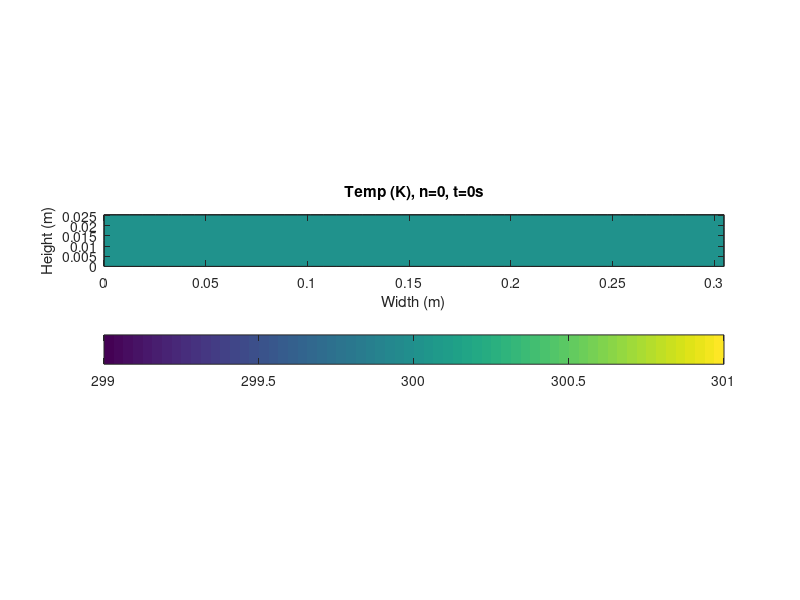

MATLAB code to generate this figure: (Note: this script raises an error after producing the figure.)
k = 16.6; % W/m-K
h = 10; % W/m^2-K
C = 515; % J/kg-K
rho = 7900; % kg/m^3

dx = 0.00635; % m
Lx = 0.3048; % m
Ly = 0.0254; % m

dt = 2.4;

Tinf = 300; % K
Ti = Tinf; 

q = 6098; % W/m^2
Bi = (h*dx)/k;
Fo = (k*dt)/(rho*C*dx.^2);

A = zeros(247); % N246 = Tinf, N247 = q 
A(246,246) = 1;
A(247,247) = 1;
Tp = zeros(247:1); % CONSTANTS MATRIX
for r = 1:245
    Tp(r,1) = Ti;
    Tp(246,1) = Tinf;
    Tp(247,1) = q;
end 

for r = 1:247
    for c = 1:247
		if r == c
			if (r >= 2) && (r <= 48) % FROM N2-N48               
				A(r,c) = 1 - 4*Fo - 2*Bi*Fo; 
				A(r, c + 49) = 2*Fo;
				A(r, c + 1) = Fo;
				A(r, c - 1) = Fo;
				A(r, 246) = 2*Bi*Fo; % Tinf term
                
			end
			if (r == 50) || (r == 99) || (r == 148) % N50, N99, N148
				A(r,c) = 1 - 4*Fo - 2*Bi*Fo;
                A(r, c + 49) = Fo;
				A(r, c - 49) = Fo;
				A(r, c + 1) = 2*Fo; 
				A(r, 246) = 2*Bi*Fo; % Tinf term
                
            end  
			if [(r >= 51) && (r <= 97)] || [(r >= 100) && (r <= 146)] || [(r >= 148) && (r <= 195)] % FROM N51-N97, N100-N146, N148-N195
				A(r,c) = 1 - 4*Fo; 
				A(r, c + 49) = Fo;
				A(r, c - 49) = Fo;
				A(r, c + 1) = Fo;
				A(r, c - 1) = Fo;
                
            end
            if (r == 98) || (r == 147) || (r == 196) % N98, N147, N196
                A(r,c) = 1 - 4*Fo;
                A(r,c - 49) = Fo;
                A(r,c + 49) = Fo;
                A(r,c - 1) = 2*Fo;
                                
            end
            if [(r >= 198) && (r <= 212)] || [(r >= 230) && (r <= 244)] % FROM N198-N212 AND N230-N244
				A(r,c) = 1 - 4*Fo;
				A(r, c - 49) = 2*Fo;
				A(r, c + 1) = Fo;
				A(r, c - 1) = Fo;
                
            end
             if [(r >= 214) && (r <= 228)] % FROM N214-N228
				A(r,c) = 1 - 4*Fo;
				A(r, c - 49) = 2*Fo;
				A(r, c + 1) = Fo;
				A(r, c - 1) = Fo;
				A(r, 247) = (2*dt)/(rho*C*dx); % q term
                
             end
            if r == 1 % UNIQUE
                A(r,c) = 1 - 4*Fo - 4*Bi*Fo;
                A(r,c + 49) = 2*Fo; 
                A(r,c + 1) = 2*Fo;
                A(r, 246) = 4*Bi*Fo; % Tinf term
                
            end 
            if r == 49 % UNIQUE
                A(r,c) = 1 - 4*Fo - 2*Bi*Fo;
                A(r,c + 49) = 2*Fo;
                A(r,c - 1) = 2*Fo;
                A(r, 246) = 2*Bi*Fo; % Tinf term
                
            end
            if r == 197 % UNIQUE
                A(r,c) = 1 - 4*Fo - 2*Bi*Fo;
                A(r,c - 49) = 2*Fo;
                A(r,c + 1) = 2*Fo;
                A(r, 246) = 2*Bi*Fo; % Tinf term
                
            end 
            if r == 213 % UNIQUE
                A(r,c) = 1 - 4*Fo;
                A(r,c - 49) = 2*Fo;
                A(r,c + 1) = Fo;
                A(r,c - 1) = Fo;
                A(r, 247) = (dt)/(rho*C*dx); % q term
                
            end 
            if r == 229 % UNIQUE
                A(r,c) = 1 - 4*Fo;
                A(r,c - 49) = 2*Fo;
                A(r,c + 1) = Fo;
                A(r,c - 1) = Fo;
                A(r, 247) = (dt)/(rho*C*dx); % q term
                
            end
            if r == 245 % UNIQUE
                A(r,c) = 1 - 4*Fo;
                A(r,c - 49) = 2*Fo;
                A(r,c - 1) = 2*Fo;
                
            end 
		end
    end
end

%%%% CORDINANTES %%%%
x = zeros(245,1);
y = zeros(245,1);
ctr = 1;
dy2 = dx*5 - dx;
for cx1 = 1:5;
    dx2 = 0;
    for cx2 = 1:49;
        x(ctr, 1) = dx2;
        if ctr > 196;
            y(ctr, 1) = 0;
        else
            y(ctr, 1) = dy2;
        end
        ctr = ctr + 1;
        dx2 = dx2 + dx;
    end
    dy2 = dy2 - dx;
end

PlotTp = zeros(5,49);
PlotX = zeros(5,49);
PlotY = zeros(5,49);
ctr = 1;
for r = 1:5
    for c = 1:49
        PlotTp(r,c) = Tp(ctr, 1);
        PlotX(r,c) = x(ctr,1);
        PlotY(r,c) = y(ctr,1);
        ctr = ctr + 1;
    end
end

%%% PLOT %%%
contourf(PlotX, PlotY, PlotTp);
set(gca,'DataAspectRatio',[1 1 1])
title(['Temp (K), n=0, t=0s'])
ylabel('Height (m)'), xlabel('Width (m)')
%colorbar('southoutside');
colorbar('Ticks', [300,325,350,375,400,425,450,475,500,525],'Location','southoutside');
caxis([300 525]);
colormap jet;
frame = getframe(1);
im{1} = frame2im(frame);
PlotTp1 = zeros(5,49);
i=1;

while Tp(1,1) < 0.95*481
    hold all
	Tp1 = A*Tp;
    ctr = 1;
    for r = 1:5
        for c = 1:49
            PlotTp1(r,c) = Tp1(ctr, 1);
            PlotX(r,c) = x(ctr,1);
            PlotY(r,c) = y(ctr,1);
            ctr = ctr + 1;
        end
    end
    title(['Temp (K), ', 'Time Step = ' num2str(i)  ,' , Time = ' num2str(dt*i) 's'])
    h = contourf(PlotX, PlotY, PlotTp1);
    drawnow
    frame = getframe(1);
    im{i+1} = frame2im(frame);
    Tp = Tp1;
    i = i+1;
end 

filename = 'TransientPlaneWall.gif'; % Specify the output file name
for k = 1:20820
    [A,map] = rgb2ind(im{k},256);
    if k == 1
        imwrite(A,map,filename,'gif','LoopCount',Inf,'DelayTime',.05);
    else
        imwrite(A,map,filename,'gif','WriteMode','append','DelayTime',.05);
    end
end
